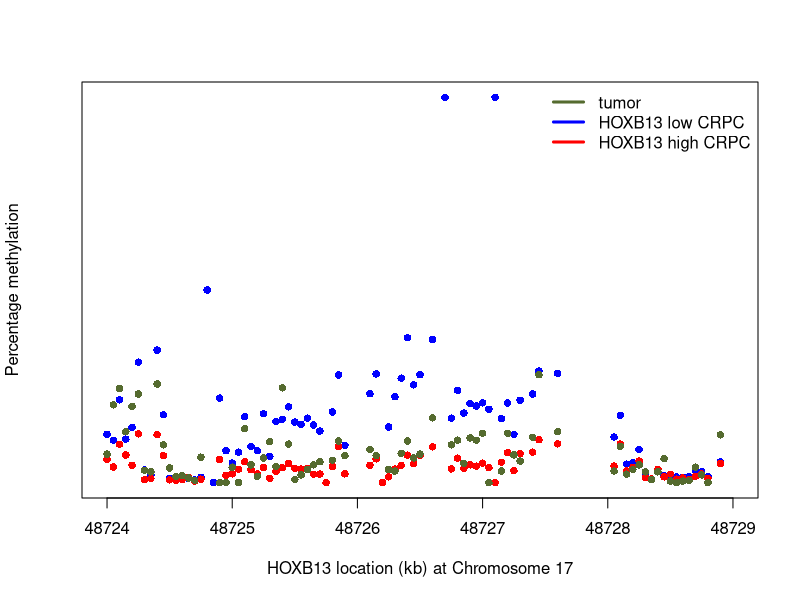

Generate this figure with R:
library(scales)

returns <- runif(100)
yticks_val <- pretty_breaks(n=10)(returns)

a1 <- scan("./input/high18.txt")
a2 <- matrix(a1,ncol=101,byrow=T)
a3 <- apply(a2[2:19,],2,mean, na.rm=TRUE)
b1 <- scan("./input/low18.txt")
b2 <- matrix(b1,ncol=101,byrow=T)
b3 <- apply(b2[2:19,],2,mean, na.rm=TRUE)
d1 <- scan("./input/tumor.txt")
d2 <- matrix(d1,ncol=101,byrow=T)
d3 <- apply(d2[2:6,],2,mean, na.rm=TRUE)

plot(cbind(b2[1,]/1000,b3),type="p",xlab="HOXB13 location (kb) at Chromosome 17",ylim=c(0,1),ylab="Percentage methylation",col= 'blue', pch = 16, lwd = 3, cex = 1, yaxt="n")
points(cbind(a2[1,]/1000,a3),type="p",col = 'red', pch = 16, lwd = 3, cex = 1)
points(cbind(d2[1,]/1000,d3),type="p",col = 'darkolivegreen', pch = 16, lwd = 3, cex = 1)
legend('topright', c("tumor", "HOXB13 low CRPC", "HOXB13 high CRPC"), lty=1, col=c('darkolivegreen', 'blue', 'red'), bty='n', cex=1, lwd = 3)
